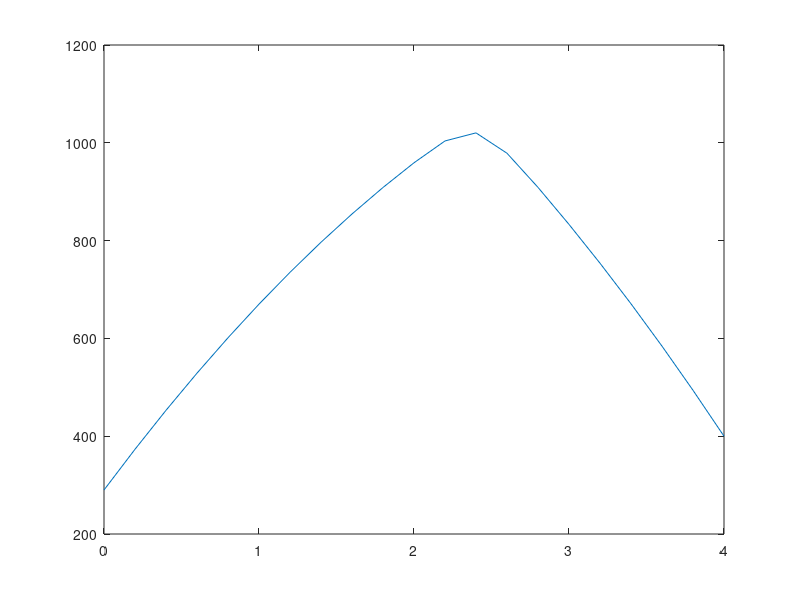

Recreate this plot in MATLAB. (Note: this script raises an error after producing the figure.)
% a)

clearvars;close all;clc;

% paramterar
L = 4;
k = 2.2;
t0 = 290;
t1 = 400;

% ange Q(x)
Q = @(x) 3000*exp(-20*(x-0.6*L).^2) + 200;

% diskretisera [0,L] så att h(n+1) = L (n st puntker i intervallets interiör)
n = 19;
h = L/(n+1);

% skapa vektorn b med funktionsvärden av q (inre punkter i diskretiseringen)
xis = linspace(0+h,L-h,n)';
b = Q(xis) / k * h^2; % multiplicera med konstanter
% addera slut/startpunkter
b(1) = b(1) + t0;
b(end) = b(end) + t1;


%skapa matrisen A
A = diag(ones(1,n)*2,0) + diag(-1*ones(1,n-1),1) + diag(-1*ones(1,n-1),-1);

%% b)
clc;

% lös AT = b;
lT = A\b;

% lägg till start/slutvärden
T = [t0;lT;t1];
xs = [0;xis;L];

% plotta
figure(1);
plot(xs',T')
title(1,'temperatur över längd')

%% c)
clc;

iters = 10;

ans_3 = zeros(1,iters); % preallocata vektor för svar

start_n = 19;
n = start_n;
for i = 1:iters

    % lös problemet för olika h-värden
    h = L/(n+1);
    xis = linspace(0+h,L-h,n)';
    b = Q(xis) / k * h^2; 
    b(1) = b(1) + t0;
    b(end) = b(end) + t1;
    A = diag(ones(1,n)*2,0) + diag(-1*ones(1,n-1),1) + diag(-1*ones(1,n-1),-1);
    lT = A\b;

    index_3 = 3/h;

    ans_3(i) = lT(index_3);

    n = n*2 + 1; % halvera h
end

% bestäm det svar som hade 5 korrekta decimaler
errs = abs(ans_3(1,1:end-1)-ans_3(1,2:end));
index_precise_ans = find(errs < 0.5 * 10e-5,1,"first") + 1;
precise_ans = ans_3(index_precise_ans+3) % lägg till några iterationer för säkerhets skull, 833.134382316262

% bestäm noggranhetsordning
lower = ans_3(1,1:end-2);
mid = ans_3(1,2:end-1);
upper = ans_3(1,3:end);
ratios = (lower-mid)./(mid-upper);
approx_noggranhet = log2(ratios); % verkar vara 2
